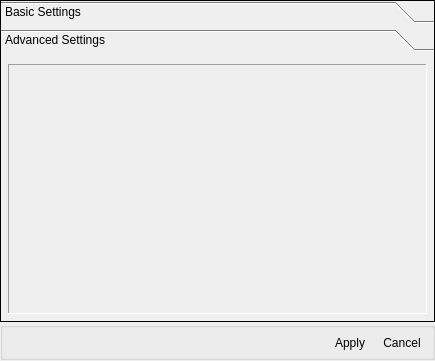
<?xml version="1.0" encoding="UTF-8"?>
<ui version="4.0">
 <class>Dialog</class>
 <widget class="QDialog" name="Dialog">
  <property name="geometry">
   <rect>
    <x>0</x>
    <y>0</y>
    <width>435</width>
    <height>361</height>
   </rect>
  </property>
  <property name="windowTitle">
   <string>Setttings</string>
  </property>
  <layout class="QGridLayout" name="gridLayout">
   <property name="leftMargin">
    <number>0</number>
   </property>
   <property name="topMargin">
    <number>0</number>
   </property>
   <property name="rightMargin">
    <number>0</number>
   </property>
   <property name="bottomMargin">
    <number>1</number>
   </property>
   <property name="spacing">
    <number>0</number>
   </property>
   <item row="0" column="0">
    <widget class="QToolBox" name="toolBox">
     <property name="frameShape">
      <enum>QFrame::Panel</enum>
     </property>
     <property name="currentIndex">
      <number>1</number>
     </property>
     <widget class="QWidget" name="page">
      <property name="geometry">
       <rect>
        <x>0</x>
        <y>0</y>
        <width>433</width>
        <height>272</height>
       </rect>
      </property>
      <attribute name="label">
       <string>Basic Settings</string>
      </attribute>
      <layout class="QGridLayout" name="gridLayout_3">
       <property name="margin">
        <number>7</number>
       </property>
       <property name="spacing">
        <number>7</number>
       </property>
       <item row="0" column="0">
        <widget class="QScrollArea" name="scrollArea">
         <property name="frameShape">
          <enum>QFrame::Panel</enum>
         </property>
         <property name="frameShadow">
          <enum>QFrame::Sunken</enum>
         </property>
         <property name="widgetResizable">
          <bool>true</bool>
         </property>
         <widget class="QWidget" name="scrollAreaWidgetContents">
          <property name="geometry">
           <rect>
            <x>0</x>
            <y>0</y>
            <width>417</width>
            <height>256</height>
           </rect>
          </property>
          <layout class="QGridLayout" name="gridLayout_5">
           <item row="0" column="0">
            <widget class="QGroupBox" name="groupBox_2">
             <property name="title">
              <string>Maya Settings</string>
             </property>
             <layout class="QGridLayout" name="gridLayout_6">
              <item row="0" column="1">
               <widget class="QLineEdit" name="lineEdit">
                <property name="text">
                 <string>E:\adm\Maya2012</string>
                </property>
               </widget>
              </item>
              <item row="0" column="0">
               <widget class="QLabel" name="label">
                <property name="text">
                 <string>Maya folder:</string>
                </property>
               </widget>
              </item>
              <item row="1" column="1">
               <widget class="QLineEdit" name="lineEdit_2">
                <property name="text">
                 <string>[MAYA_FOLDER]\bin</string>
                </property>
               </widget>
              </item>
              <item row="1" column="0">
               <widget class="QLabel" name="label_2">
                <property name="text">
                 <string>Maya bin folder:</string>
                </property>
               </widget>
              </item>
              <item row="2" column="0">
               <widget class="QLabel" name="label_3">
                <property name="text">
                 <string>Maya batch exe file:</string>
                </property>
               </widget>
              </item>
              <item row="2" column="1">
               <widget class="QLineEdit" name="lineEdit_3">
                <property name="text">
                 <string>[MAYA_BIN_FOLDER]\mayabatch.exe</string>
                </property>
               </widget>
              </item>
              <item row="4" column="0">
               <widget class="QLabel" name="label_4">
                <property name="text">
                 <string>Maya render exe file:</string>
                </property>
               </widget>
              </item>
              <item row="4" column="1">
               <widget class="QLineEdit" name="lineEdit_4">
                <property name="text">
                 <string>[MAYA_BIN_FOLDER]\render.exe</string>
                </property>
               </widget>
              </item>
             </layout>
            </widget>
           </item>
           <item row="1" column="0">
            <spacer name="verticalSpacer">
             <property name="orientation">
              <enum>Qt::Vertical</enum>
             </property>
             <property name="sizeHint" stdset="0">
              <size>
               <width>20</width>
               <height>40</height>
              </size>
             </property>
            </spacer>
           </item>
          </layout>
         </widget>
        </widget>
       </item>
      </layout>
     </widget>
     <widget class="QWidget" name="page_2">
      <property name="geometry">
       <rect>
        <x>0</x>
        <y>0</y>
        <width>433</width>
        <height>272</height>
       </rect>
      </property>
      <attribute name="label">
       <string>Advanced Settings</string>
      </attribute>
      <layout class="QGridLayout" name="gridLayout_4">
       <property name="margin">
        <number>7</number>
       </property>
       <property name="spacing">
        <number>7</number>
       </property>
       <item row="0" column="0">
        <widget class="QScrollArea" name="scrollArea_2">
         <property name="frameShape">
          <enum>QFrame::Panel</enum>
         </property>
         <property name="frameShadow">
          <enum>QFrame::Sunken</enum>
         </property>
         <property name="widgetResizable">
          <bool>true</bool>
         </property>
         <widget class="QWidget" name="scrollAreaWidgetContents_2">
          <property name="geometry">
           <rect>
            <x>0</x>
            <y>0</y>
            <width>417</width>
            <height>256</height>
           </rect>
          </property>
         </widget>
        </widget>
       </item>
      </layout>
     </widget>
    </widget>
   </item>
   <item row="1" column="0">
    <widget class="QGroupBox" name="groupBox">
     <property name="title">
      <string/>
     </property>
     <property name="flat">
      <bool>true</bool>
     </property>
     <layout class="QGridLayout" name="gridLayout_2">
      <property name="margin">
       <number>4</number>
      </property>
      <property name="spacing">
       <number>4</number>
      </property>
      <item row="0" column="1">
       <spacer name="horizontalSpacer">
        <property name="orientation">
         <enum>Qt::Horizontal</enum>
        </property>
        <property name="sizeHint" stdset="0">
         <size>
          <width>40</width>
          <height>20</height>
         </size>
        </property>
       </spacer>
      </item>
      <item row="0" column="3">
       <widget class="QToolButton" name="btnCancel">
        <property name="text">
         <string>Cancel</string>
        </property>
        <property name="toolButtonStyle">
         <enum>Qt::ToolButtonTextBesideIcon</enum>
        </property>
        <property name="autoRaise">
         <bool>true</bool>
        </property>
       </widget>
      </item>
      <item row="0" column="2">
       <widget class="QToolButton" name="btnApply">
        <property name="text">
         <string>Apply</string>
        </property>
        <property name="toolButtonStyle">
         <enum>Qt::ToolButtonTextBesideIcon</enum>
        </property>
        <property name="autoRaise">
         <bool>true</bool>
        </property>
       </widget>
      </item>
     </layout>
    </widget>
   </item>
  </layout>
 </widget>
 <resources/>
 <connections/>
</ui>
